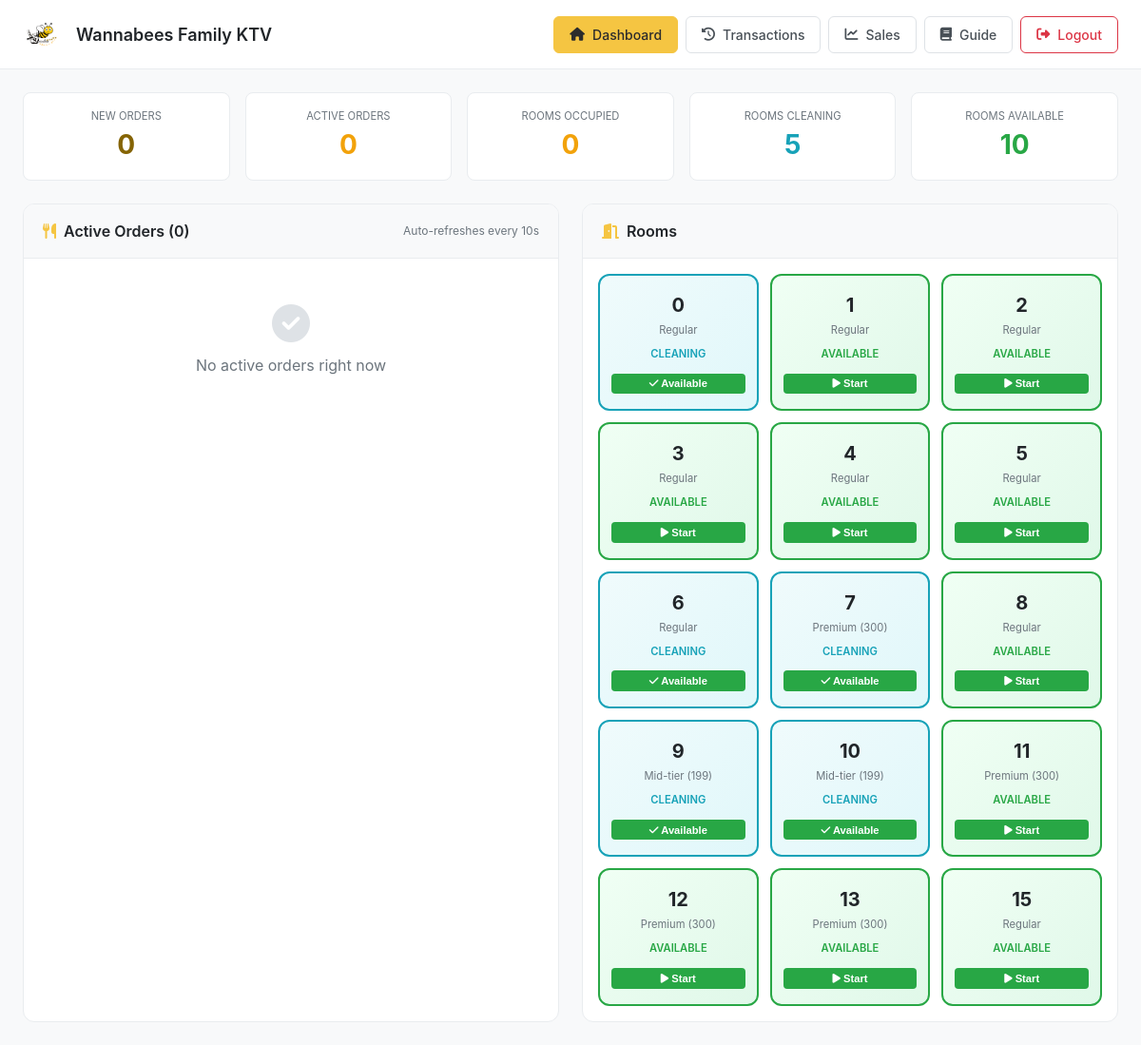
Screenshot of /cashier/dashboard.php (signed in) with the database file from the repository.
### tables this page shows
CREATE TABLE `rooms` (
  `room_id` int(11) NOT NULL,
  `room_number` int(11) NOT NULL,
  `room_type_id` int(11) NOT NULL,
  `status` enum('AVAILABLE','OCCUPIED','CLEANING') DEFAULT 'AVAILABLE'
);

CREATE TABLE `room_types` (
  `room_type_id` int(11) NOT NULL,
  `type_name` varchar(50) NOT NULL,
  `price_per_hour` decimal(10,2) NOT NULL,
  `price_per_30min` decimal(10,2) NOT NULL
);

### cashier/dashboard.php (the view, shortened to what this page needs)
<?php
require_once __DIR__ . '/../db.php';
$activeOrders = [];
$roomsSql = "
SELECT r.room_id, r.room_number, r.status, rt.type_name,
       rent.rental_id, rent.started_at, rent.total_minutes
FROM rooms r
JOIN room_types rt ON r.room_type_id = rt.room_type_id
LEFT JOIN rentals rent ON rent.room_id = r.room_id AND rent.ended_at IS NULL
ORDER BY r.room_number ASC";
$roomsResult = $mysqli->query($roomsSql);
$rooms = [];
while ($row = $roomsResult->fetch_assoc()) {
    $rooms[] = $row;
}
?>
<!DOCTYPE html>
<html lang="en">
<head>
    <link rel="stylesheet" href="https://cdnjs.cloudflare.com/ajax/libs/font-awesome/6.4.0/css/all.min.css">
    </head>
<body>
    <header>
        <div class="header-container">
            <div class="header-left">
                <img src="../assets/images/KTVL.png" alt="Logo" onerror="this.style.display='none'">
                <div>
                    <div class="header-title">Wannabees Family KTV</div>
                </div>
            </div>
            <nav class="header-nav" id="headerNav">
                <a href="dashboard.php" class="nav-btn active"><i class="fas fa-home"></i> <span>Dashboard</span></a>
                <a href="transactions.php" class="nav-btn"><i class="fas fa-history"></i> <span>Transactions</span></a>
                <a href="sales_report.php" class="nav-btn"><i class="fas fa-chart-line"></i> <span>Sales</span></a>
                <a href="guide.php" class="nav-btn"><i class="fas fa-book"></i> <span>Guide</span></a>
                <a href="../auth/logout.php" class="nav-btn logout"><i class="fas fa-sign-out-alt"></i> <span>Logout</span></a>
            </nav>
        </div>
    </header>
    <main>
        <?php
        $newOrders = count(array_filter($activeOrders, fn($o) => $o['status'] === 'NEW'));
        $occupied = count(array_filter($rooms, fn($r) => $r['status'] === 'OCCUPIED'));
        $cleaning = count(array_filter($rooms, fn($r) => $r['status'] === 'CLEANING'));
        $available = count(array_filter($rooms, fn($r) => $r['status'] === 'AVAILABLE'));
        ?>
        <div class="summary-bar">
            <div class="summary-card">
                <div class="s-label">New Orders</div>
                <div class="s-value s-new"><?= $newOrders ?></div>
            </div>
            <div class="summary-card">
                <div class="s-label">Active Orders</div>
                <div class="s-value s-occupied"><?= count($activeOrders) ?></div>
            </div>
            <div class="summary-card">
                <div class="s-label">Rooms Occupied</div>
                <div class="s-value s-occupied"><?= $occupied ?></div>
            </div>
            <div class="summary-card">
                <div class="s-label">Rooms Cleaning</div>
                <div class="s-value s-cleaning"><?= $cleaning ?></div>
            </div>
            <div class="summary-card">
                <div class="s-label">Rooms Available</div>
                <div class="s-value s-available"><?= $available ?></div>
            </div>
        </div>
        <div class="page-grid">
            <div class="panel">
                <div class="panel-header">
                    <i class="fas fa-utensils"></i> Active Orders (<?= count($activeOrders) ?>)
                    <span style="margin-left:auto;font-size:0.75rem;font-weight:400;color:#6c757d;">Auto-refreshes every 10s</span>
                </div>
                <div class="panel-body" id="ordersPanel">
                    <?php if (empty($activeOrders)): ?>
                    <div class="empty-state">
                        <i class="fas fa-check-circle"></i>
                        <p>No active orders right now</p>
                    </div>
                    <?php endif; ?>
                </div>
            </div>
            <div class="panel">
                <div class="panel-header">
                    <i class="fas fa-door-open"></i> Rooms
                </div>
                <div class="panel-body">
                    <div class="room-grid">
                        <?php foreach ($rooms as $room): ?>
                        <div class="room-card <?= strtolower($room['status']) ?>">
                            <div class="room-num"><?= $room['room_number'] ?></div>
                            <div class="room-type"><?= htmlspecialchars($room['type_name']) ?></div>
                            <div class="room-status-text"><?= $room['status'] ?></div>
                            <?php if ($room['status'] === 'OCCUPIED' && $room['rental_id']): ?>
                                <form method="POST">
                                    <input type="hidden" name="action" value="mark_cleaning">
                                    <input type="hidden" name="room_id" value="<?= $room['room_id'] ?>">
                                    <button type="submit" class="btn-room btn-cleaning" onclick="return confirm('Mark Room <?= $room['room_number'] ?> as CLEANING?')">
                                        <i class="fas fa-broom"></i> Cleaning
                                    </button>
                                </form>
                                <a href="billing.php?rental_id=<?= $room['rental_id'] ?>" class="btn-room btn-billing" style="display:block;text-align:center;text-decoration:none;padding:0.3rem;margin-top:0.25rem;">
                                    <i class="fas fa-file-invoice-dollar"></i> Bill
                                </a>
                            <?php elseif ($room['status'] === 'CLEANING'): ?>
                                <form method="POST">
                                    <button type="submit" class="btn-room btn-available" onclick="return confirm('Mark Room <?= $room['room_number'] ?> as AVAILABLE?')">
                                        <i class="fas fa-check"></i> Available
                                    </button>
                                </form>
                            <?php elseif ($room['status'] === 'AVAILABLE'): ?>
                                <button class="btn-room btn-available" onclick="startRental(<?= $room['room_id'] ?>, <?= $room['room_number'] ?>)">
                                    <i class="fas fa-play"></i> Start
                                </button>
                            <?php endif; ?>
                        </div>
                        <?php endforeach; ?>
                    </div>
                </div>
            </div>
        </div>
    </main>
</body>
</html>

### cashier/dashboard.php (style rules this page uses)
* { margin: 0; padding: 0; box-sizing: border-box; }
body { font-family: -apple-system, BlinkMacSystemFont, 'Segoe UI', Roboto, sans-serif; background: #f8f9fa; color: #212529; line-height: 1.5; }
header { background: white; padding: 1rem 1.5rem; border-bottom: 1px solid #e9ecef; position: sticky; top: 0; z-index: 100; }
.header-container { max-width: 1400px; margin: 0 auto; display: flex; align-items: center; justify-content: space-between; gap: 1rem; }
.header-left { display: flex; align-items: center; gap: 1rem; }
.header-left img { height: 40px; }
.header-title { font-size: 1.125rem; font-weight: 600; }
.header-nav { display: flex; gap: 0.5rem; flex-wrap: wrap; }
.nav-btn { padding: 0.5rem 1rem; border: 1px solid #dee2e6; border-radius: 6px; background: white; cursor: pointer; font-size: 0.875rem; font-weight: 500; color: #495057; text-decoration: none; display: inline-flex; align-items: center; gap: 0.5rem; white-space: nowrap; transition: all 0.2s ease; }
.nav-btn.active { background: #f5c542; color: #2c2c2c; border-color: #f5c542; }
.nav-btn.logout { border-color: #dc3545; color: #dc3545; }
main { padding: 1.5rem; max-width: 1400px; margin: 0 auto; }
.page-grid { display: grid; grid-template-columns: 1fr 1fr; gap: 1.5rem; }
.panel { background: white; border-radius: 12px; border: 1px solid #e9ecef; overflow: hidden; }
.panel-header { padding: 1rem 1.25rem; background: #f8f9fa; border-bottom: 1px solid #e9ecef; font-size: 1rem; font-weight: 600; display: flex; align-items: center; gap: 0.5rem; }
.panel-header i { color: #f5c542; }
.panel-body { padding: 1rem; }
.empty-state { text-align: center; padding: 2rem; color: #6c757d; }
.empty-state i { font-size: 2.5rem; margin-bottom: 0.75rem; color: #dee2e6; display: block; }
.room-grid { display: grid; grid-template-columns: repeat(auto-fill, minmax(130px, 1fr)); gap: 0.75rem; }
.room-card { background: white; border-radius: 12px; padding: 1rem 0.75rem; border: 2px solid #e9ecef; text-align: center; transition: all 0.2s ease; cursor: default; }
.room-card.cleaning { border-color: #17a2b8; background: linear-gradient(135deg, #f0fbfc 0%, #e0f7fa 100%); }
.room-card.available { border-color: #28a745; background: linear-gradient(135deg, #f0fff4 0%, #e0f8e9 100%); }
.room-num { font-size: 1.25rem; font-weight: 700; }
.room-type { font-size: 0.7rem; color: #6c757d; margin: 0.2rem 0 0.5rem; }
.room-status-text { font-size: 0.7rem; font-weight: 600; margin-bottom: 0.5rem; }
.room-card.cleaning .room-status-text { color: #17a2b8; }
.room-card.available .room-status-text { color: #28a745; }
.btn-room { width: 100%; padding: 0.3rem; border: none; border-radius: 4px; font-size: 0.7rem; font-weight: 600; cursor: pointer; margin-top: 0.25rem; }
.btn-available { background: #28a745; color: white; }
.summary-bar { display: grid; grid-template-columns: repeat(auto-fit, minmax(160px, 1fr)); gap: 1rem; margin-bottom: 1.5rem; }
.summary-card { background: white; padding: 1rem; border-radius: 8px; border: 1px solid #e9ecef; text-align: center; }
.summary-card .s-label { font-size: 0.7rem; color: #6c757d; text-transform: uppercase; }
.summary-card .s-value { font-size: 1.75rem; font-weight: 700; }
.s-new { color: #856404; }
.s-occupied { color: #f2a20a; }
.s-cleaning { color: #17a2b8; }
.s-available { color: #28a745; }

### rows the page displays
rooms: room_number "0", room_type.type_name "Regular", status "CLEANING"
rooms: room_number "1", room_type.type_name "Regular", status "AVAILABLE"
rooms: room_number "2", room_type.type_name "Regular", status "AVAILABLE"
rooms: room_number "3", room_type.type_name "Regular", status "AVAILABLE"
rooms: room_number "4", room_type.type_name "Regular", status "AVAILABLE"
rooms: room_number "5", room_type.type_name "Regular", status "AVAILABLE"
rooms: room_number "6", room_type.type_name "Regular", status "CLEANING"
rooms: room_number "7", room_type.type_name "Premium (300)", status "CLEANING"
rooms: room_number "8", room_type.type_name "Regular", status "AVAILABLE"
rooms: room_number "9", room_type.type_name "Mid-tier (199)", status "CLEANING"
rooms: room_number "10", room_type.type_name "Mid-tier (199)", status "CLEANING"
rooms: room_number "11", room_type.type_name "Premium (300)", status "AVAILABLE"
rooms: room_number "12", room_type.type_name "Premium (300)", status "AVAILABLE"
rooms: room_number "13", room_type.type_name "Premium (300)", status "AVAILABLE"
rooms: room_number "15", room_type.type_name "Regular", status "AVAILABLE"

### other values shown
$newOrders "0"
count($activeOrders) "0"
$occupied "0"
$cleaning "5"
$available "10"
